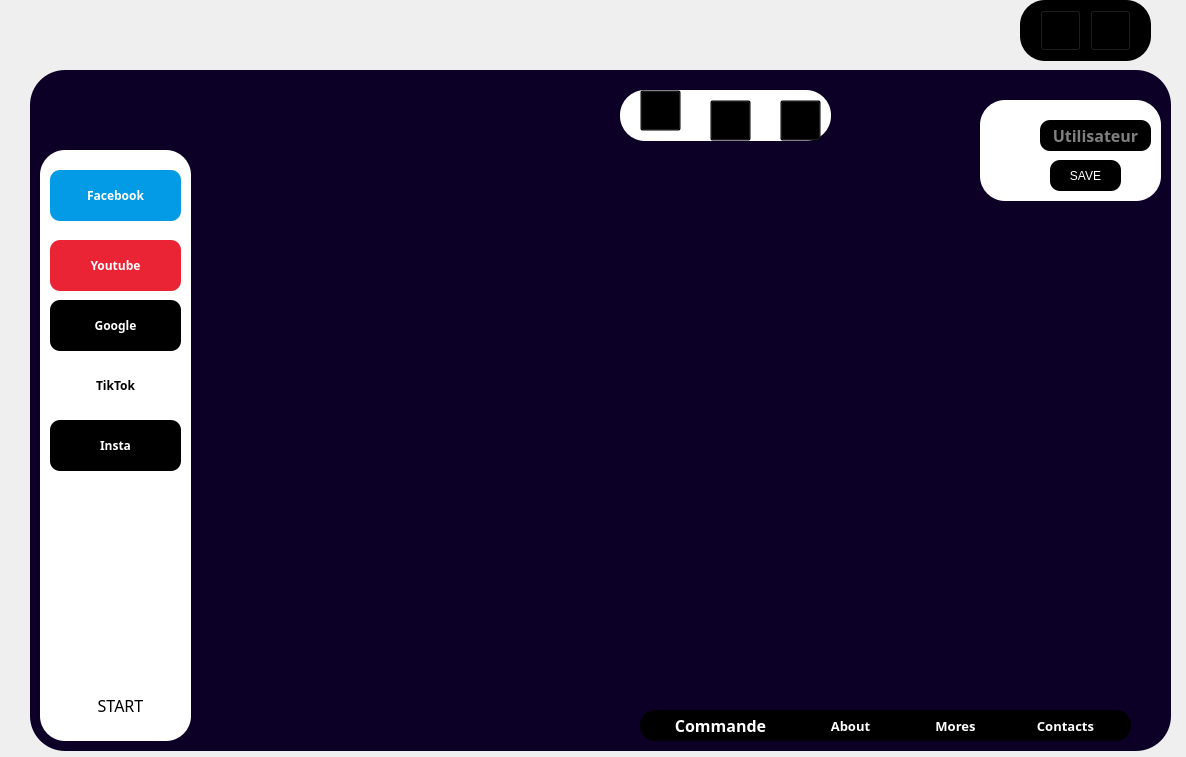
<?xml version="1.0" encoding="UTF-8"?>
<ui version="4.0">
 <class>Form</class>
 <widget class="QWidget" name="Form">
  <property name="geometry">
   <rect>
    <x>0</x>
    <y>0</y>
    <width>1186</width>
    <height>757</height>
   </rect>
  </property>
  <property name="windowTitle">
   <string>Form</string>
  </property>
  <widget class="QLabel" name="label">
   <property name="geometry">
    <rect>
     <x>30</x>
     <y>70</y>
     <width>1141</width>
     <height>681</height>
    </rect>
   </property>
   <property name="styleSheet">
    <string notr="true">background-color: rgb(13, 0, 38);
border-radius:35px;</string>
   </property>
   <property name="text">
    <string/>
   </property>
  </widget>
  <widget class="QLabel" name="label_2">
   <property name="geometry">
    <rect>
     <x>1020</x>
     <y>0</y>
     <width>131</width>
     <height>61</height>
    </rect>
   </property>
   <property name="styleSheet">
    <string notr="true">background-color: rgb(0, 0, 0);
border-radius:25px;</string>
   </property>
   <property name="text">
    <string/>
   </property>
  </widget>
  <widget class="QLabel" name="label_3">
   <property name="geometry">
    <rect>
     <x>40</x>
     <y>150</y>
     <width>151</width>
     <height>591</height>
    </rect>
   </property>
   <property name="styleSheet">
    <string notr="true">background-color: rgb(255, 255, 255);
border-radius:25px;</string>
   </property>
   <property name="text">
    <string/>
   </property>
  </widget>
  <widget class="QLabel" name="label_6">
   <property name="geometry">
    <rect>
     <x>1090</x>
     <y>10</y>
     <width>41</width>
     <height>41</height>
    </rect>
   </property>
   <property name="text">
    <string/>
   </property>
   <property name="pixmap">
    <pixmap>Images/icons8-close-window-48.png</pixmap>
   </property>
   <property name="alignment">
    <set>Qt::AlignCenter</set>
   </property>
  </widget>
  <widget class="QPushButton" name="Start_pushButton">
   <property name="geometry">
    <rect>
     <x>60</x>
     <y>690</y>
     <width>121</width>
     <height>31</height>
    </rect>
   </property>
   <property name="font">
    <font>
     <family>Bahnschrift Condensed</family>
     <pointsize>12</pointsize>
     <weight>50</weight>
     <bold>false</bold>
    </font>
   </property>
   <property name="styleSheet">
    <string notr="true">QPushButton{
border-radius:10px;
color: #000;
padding: 5px 10px;
background-color: #fff;
border:none;
}
QPushButton:hover{
	background-color: rgb(203, 203, 203);
}</string>
   </property>
   <property name="text">
    <string>START</string>
   </property>
   <property name="icon">
    <iconset>
     <normaloff>Images/icons8-circled-play-48.png</normaloff>Images/icons8-circled-play-48.png</iconset>
   </property>
   <property name="iconSize">
    <size>
     <width>35</width>
     <height>35</height>
    </size>
   </property>
  </widget>
  <widget class="QPushButton" name="Stop_pushButton">
   <property name="geometry">
    <rect>
     <x>1090</x>
     <y>10</y>
     <width>41</width>
     <height>41</height>
    </rect>
   </property>
   <property name="styleSheet">
    <string notr="true">background-color: transparent;</string>
   </property>
   <property name="text">
    <string/>
   </property>
  </widget>
  <widget class="QLabel" name="label_8">
   <property name="geometry">
    <rect>
     <x>620</x>
     <y>90</y>
     <width>211</width>
     <height>51</height>
    </rect>
   </property>
   <property name="styleSheet">
    <string notr="true">background-color: rgb(255, 255, 255);
border-radius:25px;</string>
   </property>
   <property name="text">
    <string/>
   </property>
  </widget>
  <widget class="QLabel" name="label_9">
   <property name="geometry">
    <rect>
     <x>1040</x>
     <y>10</y>
     <width>41</width>
     <height>41</height>
    </rect>
   </property>
   <property name="text">
    <string/>
   </property>
   <property name="pixmap">
    <pixmap>Images/icons8-minimize-window-48.png</pixmap>
   </property>
   <property name="alignment">
    <set>Qt::AlignCenter</set>
   </property>
  </widget>
  <widget class="QLabel" name="label_13">
   <property name="geometry">
    <rect>
     <x>640</x>
     <y>100</y>
     <width>41</width>
     <height>41</height>
    </rect>
   </property>
   <property name="text">
    <string/>
   </property>
   <property name="pixmap">
    <pixmap>Images/icons8-voice-48.png</pixmap>
   </property>
  </widget>
  <widget class="QLabel" name="label_14">
   <property name="geometry">
    <rect>
     <x>710</x>
     <y>100</y>
     <width>41</width>
     <height>41</height>
    </rect>
   </property>
   <property name="text">
    <string/>
   </property>
   <property name="pixmap">
    <pixmap>Images/icons8-no-audio-40.png</pixmap>
   </property>
  </widget>
  <widget class="QLabel" name="label_15">
   <property name="geometry">
    <rect>
     <x>780</x>
     <y>100</y>
     <width>41</width>
     <height>41</height>
    </rect>
   </property>
   <property name="text">
    <string/>
   </property>
   <property name="pixmap">
    <pixmap>Images/icons8-voice-48.png</pixmap>
   </property>
  </widget>
  <widget class="QLabel" name="label_16">
   <property name="geometry">
    <rect>
     <x>640</x>
     <y>710</y>
     <width>491</width>
     <height>31</height>
    </rect>
   </property>
   <property name="styleSheet">
    <string notr="true">background-color: rgb(0, 0, 0);
border-radius:15px;</string>
   </property>
   <property name="text">
    <string/>
   </property>
  </widget>
  <widget class="QPushButton" name="command_pushButton">
   <property name="geometry">
    <rect>
     <x>650</x>
     <y>710</y>
     <width>141</width>
     <height>31</height>
    </rect>
   </property>
   <property name="font">
    <font>
     <family>Arial Black</family>
     <pointsize>12</pointsize>
     <weight>75</weight>
     <italic>false</italic>
     <bold>true</bold>
    </font>
   </property>
   <property name="styleSheet">
    <string notr="true">QPushButton{
border-radius:10px;
color: #fff;
padding: 5px 10px;
background-color: #000;
border:none;
}
QPushButton:hover{
	background-color: rgb(203, 203, 203);
}</string>
   </property>
   <property name="text">
    <string>Commande</string>
   </property>
   <property name="icon">
    <iconset>
     <normaloff>Images/icons8-plus-40.png</normaloff>Images/icons8-plus-40.png</iconset>
   </property>
   <property name="flat">
    <bool>false</bool>
   </property>
  </widget>
  <widget class="QPushButton" name="contact_pushButton_2">
   <property name="geometry">
    <rect>
     <x>1010</x>
     <y>710</y>
     <width>111</width>
     <height>31</height>
    </rect>
   </property>
   <property name="font">
    <font>
     <family>Arial Black</family>
     <pointsize>10</pointsize>
     <weight>75</weight>
     <bold>true</bold>
    </font>
   </property>
   <property name="styleSheet">
    <string notr="true">QPushButton{
border-radius:10px;
color: #fff;
padding: 5px 10px;
background-color: #000;
border:none;
}
QPushButton:hover{
	background-color: rgb(203, 203, 203);
}</string>
   </property>
   <property name="text">
    <string>Contacts</string>
   </property>
   <property name="icon">
    <iconset>
     <normaloff>Images/icons8-contact-48.png</normaloff>Images/icons8-contact-48.png</iconset>
   </property>
  </widget>
  <widget class="QPushButton" name="about_pushButton_3">
   <property name="geometry">
    <rect>
     <x>800</x>
     <y>710</y>
     <width>101</width>
     <height>31</height>
    </rect>
   </property>
   <property name="font">
    <font>
     <family>Arial Black</family>
     <pointsize>10</pointsize>
     <weight>75</weight>
     <bold>true</bold>
    </font>
   </property>
   <property name="styleSheet">
    <string notr="true">QPushButton{
border-radius:10px;
color: #fff;
padding: 5px 10px;
background-color: #000;
border:none;
}
QPushButton:hover{
	background-color: rgb(203, 203, 203);
}</string>
   </property>
   <property name="text">
    <string>About</string>
   </property>
   <property name="icon">
    <iconset>
     <normaloff>Images/icons8-username-48.png</normaloff>Images/icons8-username-48.png</iconset>
   </property>
   <property name="iconSize">
    <size>
     <width>20</width>
     <height>20</height>
    </size>
   </property>
  </widget>
  <widget class="QPushButton" name="more_pushButton_4">
   <property name="geometry">
    <rect>
     <x>910</x>
     <y>710</y>
     <width>91</width>
     <height>31</height>
    </rect>
   </property>
   <property name="font">
    <font>
     <family>Arial Black</family>
     <pointsize>10</pointsize>
     <weight>75</weight>
     <bold>true</bold>
    </font>
   </property>
   <property name="styleSheet">
    <string notr="true">QPushButton{
border-radius:10px;
color: #fff;
padding: 5px 10px;
background-color: #000;
border:none;
}
QPushButton:hover{
	background-color: rgb(203, 203, 203);
}</string>
   </property>
   <property name="text">
    <string>Mores</string>
   </property>
   <property name="icon">
    <iconset>
     <normaloff>Images/icons8-info-48 (1).png</normaloff>Images/icons8-info-48 (1).png</iconset>
   </property>
  </widget>
  <widget class="QLabel" name="label_17">
   <property name="geometry">
    <rect>
     <x>390</x>
     <y>160</y>
     <width>701</width>
     <height>511</height>
    </rect>
   </property>
   <property name="styleSheet">
    <string notr="true">border-radius:30px;
background-color: rgb(13, 0, 38);</string>
   </property>
   <property name="text">
    <string/>
   </property>
  </widget>
  <widget class="QLabel" name="gif1">
   <property name="geometry">
    <rect>
     <x>420</x>
     <y>200</y>
     <width>671</width>
     <height>421</height>
    </rect>
   </property>
   <property name="text">
    <string/>
   </property>
   <property name="pixmap">
    <pixmap>Images/Gif/AI-visualization-design-unscreen.gif</pixmap>
   </property>
   <property name="alignment">
    <set>Qt::AlignCenter</set>
   </property>
  </widget>
  <widget class="QPushButton" name="volume_moins_push_button">
   <property name="geometry">
    <rect>
     <x>640</x>
     <y>90</y>
     <width>41</width>
     <height>41</height>
    </rect>
   </property>
   <property name="styleSheet">
    <string notr="true">background-color: transparent;</string>
   </property>
   <property name="text">
    <string/>
   </property>
  </widget>
  <widget class="QPushButton" name="mute_push_button">
   <property name="geometry">
    <rect>
     <x>710</x>
     <y>100</y>
     <width>41</width>
     <height>41</height>
    </rect>
   </property>
   <property name="styleSheet">
    <string notr="true">background-color: transparent;</string>
   </property>
   <property name="text">
    <string/>
   </property>
  </widget>
  <widget class="QPushButton" name="Volume_plus_pushButton">
   <property name="geometry">
    <rect>
     <x>780</x>
     <y>100</y>
     <width>41</width>
     <height>41</height>
    </rect>
   </property>
   <property name="styleSheet">
    <string notr="true">background-color: transparent;</string>
   </property>
   <property name="text">
    <string/>
   </property>
  </widget>
  <widget class="QPushButton" name="hide_pushButton">
   <property name="geometry">
    <rect>
     <x>1040</x>
     <y>10</y>
     <width>41</width>
     <height>41</height>
    </rect>
   </property>
   <property name="styleSheet">
    <string notr="true">QPushButton{
background-color: transparent;
}
</string>
   </property>
   <property name="text">
    <string/>
   </property>
  </widget>
  <widget class="QPushButton" name="Facebook_pushButton">
   <property name="geometry">
    <rect>
     <x>50</x>
     <y>170</y>
     <width>131</width>
     <height>51</height>
    </rect>
   </property>
   <property name="font">
    <font>
     <family>Arial Black</family>
     <pointsize>9</pointsize>
     <weight>75</weight>
     <bold>true</bold>
    </font>
   </property>
   <property name="styleSheet">
    <string notr="true">QPushButton{
border-radius:10px;
color: #fff;
padding: 5px 10px;
	background-color: rgb(3, 155, 229);
border:none;
}
QPushButton:hover{
	background-color: rgb(203, 203, 203);
}</string>
   </property>
   <property name="text">
    <string>Facebook</string>
   </property>
   <property name="icon">
    <iconset>
     <normaloff>Images/icons8-facebook-48.png</normaloff>Images/icons8-facebook-48.png</iconset>
   </property>
   <property name="iconSize">
    <size>
     <width>45</width>
     <height>45</height>
    </size>
   </property>
  </widget>
  <widget class="QPushButton" name="Youtube_pushButton_2">
   <property name="geometry">
    <rect>
     <x>50</x>
     <y>240</y>
     <width>131</width>
     <height>51</height>
    </rect>
   </property>
   <property name="font">
    <font>
     <family>Arial Black</family>
     <pointsize>9</pointsize>
     <weight>75</weight>
     <bold>true</bold>
    </font>
   </property>
   <property name="styleSheet">
    <string notr="true">QPushButton{
border-radius:10px;
color: #fff;
padding: 5px 10px;
	background-color: rgb(234, 36, 52);
border:none;
}
QPushButton:hover{
	background-color: rgb(203, 203, 203);
}</string>
   </property>
   <property name="text">
    <string>Youtube</string>
   </property>
   <property name="icon">
    <iconset>
     <normaloff>Images/icons8-youtube-logo-48.png</normaloff>Images/icons8-youtube-logo-48.png</iconset>
   </property>
   <property name="iconSize">
    <size>
     <width>45</width>
     <height>45</height>
    </size>
   </property>
  </widget>
  <widget class="QPushButton" name="Google_pushButton_3">
   <property name="geometry">
    <rect>
     <x>50</x>
     <y>300</y>
     <width>131</width>
     <height>51</height>
    </rect>
   </property>
   <property name="font">
    <font>
     <family>Arial Black</family>
     <pointsize>9</pointsize>
     <weight>75</weight>
     <bold>true</bold>
    </font>
   </property>
   <property name="styleSheet">
    <string notr="true">QPushButton{
border-radius:10px;
color: #fff;
padding: 5px 10px;
background-color: #000;
border:none;
}
QPushButton:hover{
	background-color: rgb(203, 203, 203);
}</string>
   </property>
   <property name="text">
    <string>Google</string>
   </property>
   <property name="icon">
    <iconset>
     <normaloff>Images/icons8-google-48.png</normaloff>Images/icons8-google-48.png</iconset>
   </property>
   <property name="iconSize">
    <size>
     <width>45</width>
     <height>45</height>
    </size>
   </property>
  </widget>
  <widget class="QPushButton" name="Tikitok_pushButton_4">
   <property name="geometry">
    <rect>
     <x>50</x>
     <y>360</y>
     <width>131</width>
     <height>51</height>
    </rect>
   </property>
   <property name="font">
    <font>
     <family>Arial Black</family>
     <pointsize>9</pointsize>
     <weight>75</weight>
     <bold>true</bold>
    </font>
   </property>
   <property name="styleSheet">
    <string notr="true">QPushButton{
border-radius:10px;
color: #000;
padding: 5px 10px;
background-color: #fff;
border:none;
}
QPushButton:hover{
	background-color: rgb(203, 203, 203);
}</string>
   </property>
   <property name="text">
    <string>TikTok</string>
   </property>
   <property name="icon">
    <iconset>
     <normaloff>Images/icons8-tiktok-50.png</normaloff>Images/icons8-tiktok-50.png</iconset>
   </property>
   <property name="iconSize">
    <size>
     <width>45</width>
     <height>45</height>
    </size>
   </property>
  </widget>
  <widget class="QPushButton" name="Instagramm_pushButton_5">
   <property name="geometry">
    <rect>
     <x>50</x>
     <y>420</y>
     <width>131</width>
     <height>51</height>
    </rect>
   </property>
   <property name="font">
    <font>
     <family>Arial Black</family>
     <pointsize>9</pointsize>
     <weight>75</weight>
     <bold>true</bold>
    </font>
   </property>
   <property name="styleSheet">
    <string notr="true">QPushButton{
border-radius:10px;
color: #fff;
padding: 5px 10px;
background-color: #000;
border:none;
}
QPushButton:hover{
	background-color: rgb(203, 203, 203);
}</string>
   </property>
   <property name="text">
    <string>Insta</string>
   </property>
   <property name="icon">
    <iconset>
     <normaloff>Images/icons8-instagram-48.png</normaloff>Images/icons8-instagram-48.png</iconset>
   </property>
   <property name="iconSize">
    <size>
     <width>45</width>
     <height>45</height>
    </size>
   </property>
  </widget>
  <widget class="QLabel" name="label_4">
   <property name="geometry">
    <rect>
     <x>980</x>
     <y>100</y>
     <width>181</width>
     <height>101</height>
    </rect>
   </property>
   <property name="styleSheet">
    <string notr="true">background-color: rgb(255, 255, 255);
border-radius:25;</string>
   </property>
   <property name="text">
    <string/>
   </property>
  </widget>
  <widget class="QLabel" name="label_5">
   <property name="geometry">
    <rect>
     <x>990</x>
     <y>110</y>
     <width>51</width>
     <height>51</height>
    </rect>
   </property>
   <property name="text">
    <string/>
   </property>
   <property name="pixmap">
    <pixmap>Images/icons8-username-48.png</pixmap>
   </property>
   <property name="alignment">
    <set>Qt::AlignCenter</set>
   </property>
  </widget>
  <widget class="QLineEdit" name="user_lineEdit">
   <property name="geometry">
    <rect>
     <x>1040</x>
     <y>120</y>
     <width>111</width>
     <height>31</height>
    </rect>
   </property>
   <property name="font">
    <font>
     <family>Segoe UI Variable Text Semibold</family>
     <pointsize>12</pointsize>
     <weight>75</weight>
     <bold>true</bold>
    </font>
   </property>
   <property name="layoutDirection">
    <enum>Qt::RightToLeft</enum>
   </property>
   <property name="styleSheet">
    <string notr="true">QLineEdit{
background-color: rgb(0, 0, 0);
color:#fff;
border-radius:10px;
}</string>
   </property>
   <property name="text">
    <string/>
   </property>
   <property name="alignment">
    <set>Qt::AlignCenter</set>
   </property>
   <property name="placeholderText">
    <string>Utilisateur</string>
   </property>
  </widget>
  <widget class="QPushButton" name="user_pushButton">
   <property name="geometry">
    <rect>
     <x>1050</x>
     <y>160</y>
     <width>71</width>
     <height>31</height>
    </rect>
   </property>
   <property name="styleSheet">
    <string notr="true">QPushButton{
background-color: rgb(0, 0, 0);
color:#fff;
border-radius:10px;
}
QPushButton:hover{
background-color: rgb(181, 181, 181);

}
</string>
   </property>
   <property name="text">
    <string>SAVE</string>
   </property>
   <property name="icon">
    <iconset>
     <normaloff>Images/icons8-save-48.png</normaloff>Images/icons8-save-48.png</iconset>
   </property>
   <property name="iconSize">
    <size>
     <width>20</width>
     <height>20</height>
    </size>
   </property>
  </widget>
  <zorder>label_2</zorder>
  <zorder>label</zorder>
  <zorder>label_3</zorder>
  <zorder>label_6</zorder>
  <zorder>Start_pushButton</zorder>
  <zorder>Stop_pushButton</zorder>
  <zorder>label_8</zorder>
  <zorder>label_9</zorder>
  <zorder>label_13</zorder>
  <zorder>label_14</zorder>
  <zorder>label_15</zorder>
  <zorder>label_16</zorder>
  <zorder>command_pushButton</zorder>
  <zorder>contact_pushButton_2</zorder>
  <zorder>about_pushButton_3</zorder>
  <zorder>more_pushButton_4</zorder>
  <zorder>label_17</zorder>
  <zorder>gif1</zorder>
  <zorder>volume_moins_push_button</zorder>
  <zorder>mute_push_button</zorder>
  <zorder>Volume_plus_pushButton</zorder>
  <zorder>hide_pushButton</zorder>
  <zorder>Facebook_pushButton</zorder>
  <zorder>Youtube_pushButton_2</zorder>
  <zorder>Google_pushButton_3</zorder>
  <zorder>Tikitok_pushButton_4</zorder>
  <zorder>Instagramm_pushButton_5</zorder>
  <zorder>label_4</zorder>
  <zorder>label_5</zorder>
  <zorder>user_lineEdit</zorder>
  <zorder>user_pushButton</zorder>
 </widget>
 <resources/>
 <connections/>
</ui>
